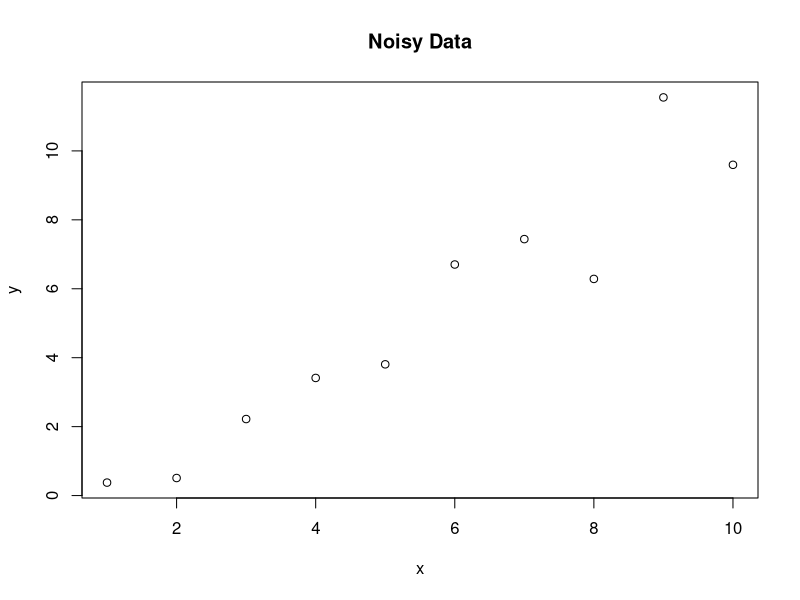
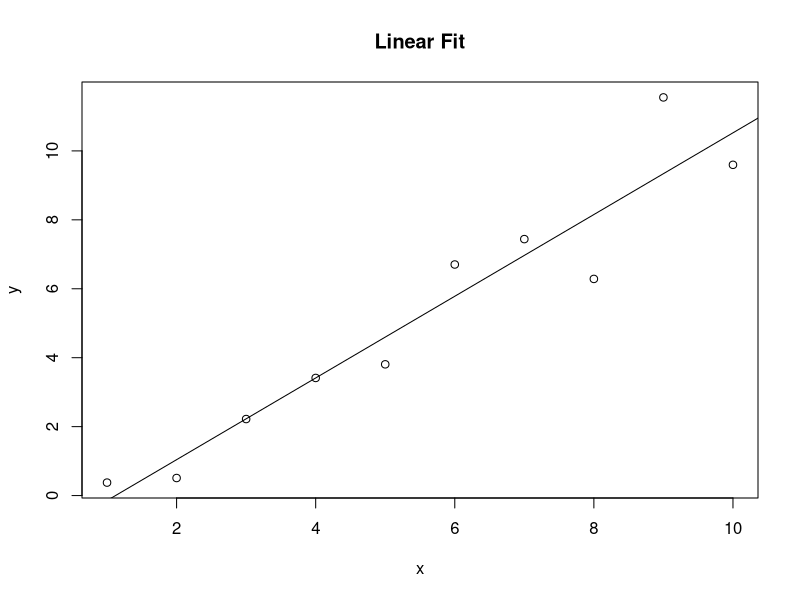
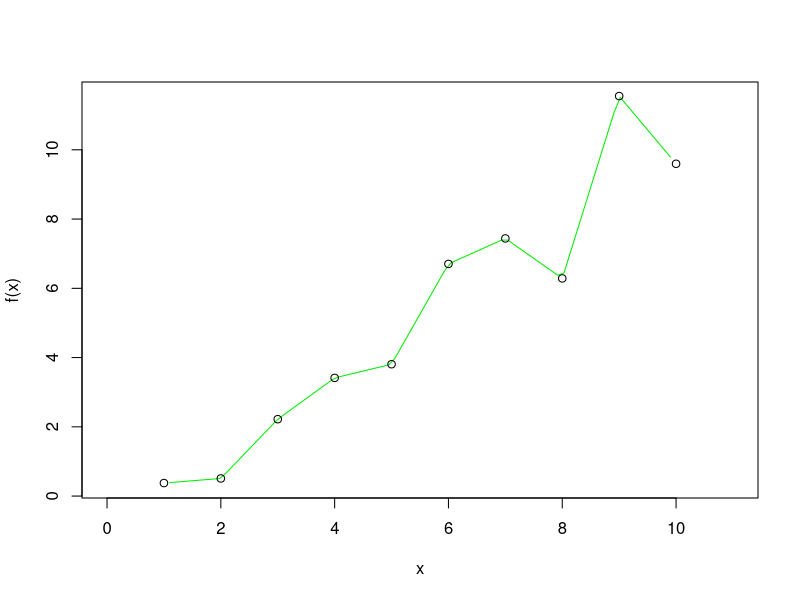
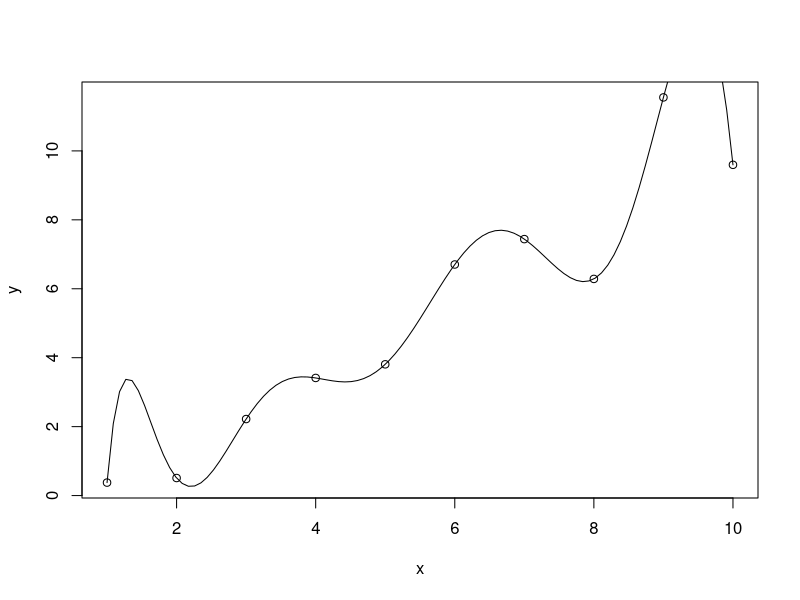
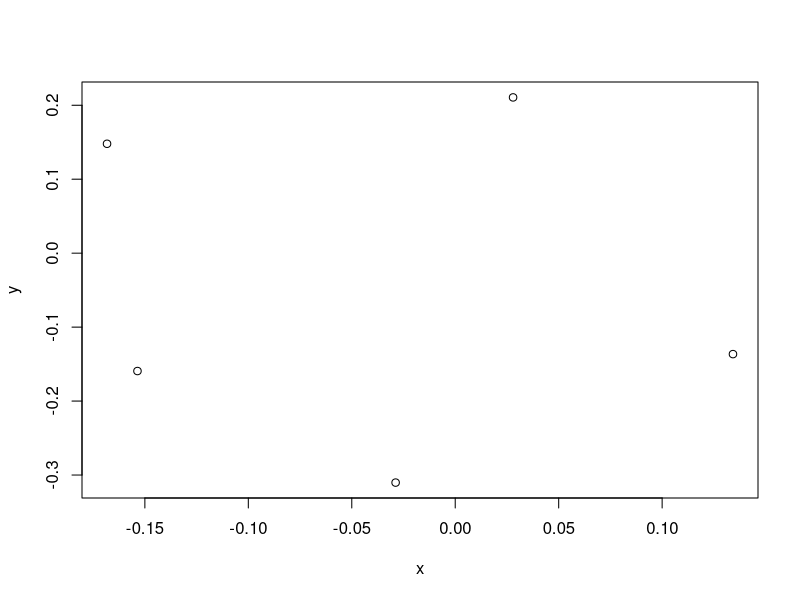
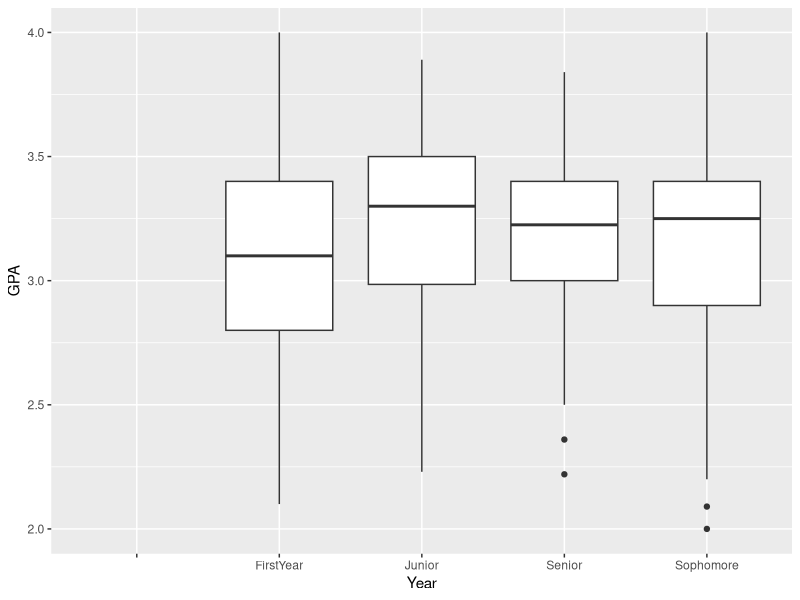
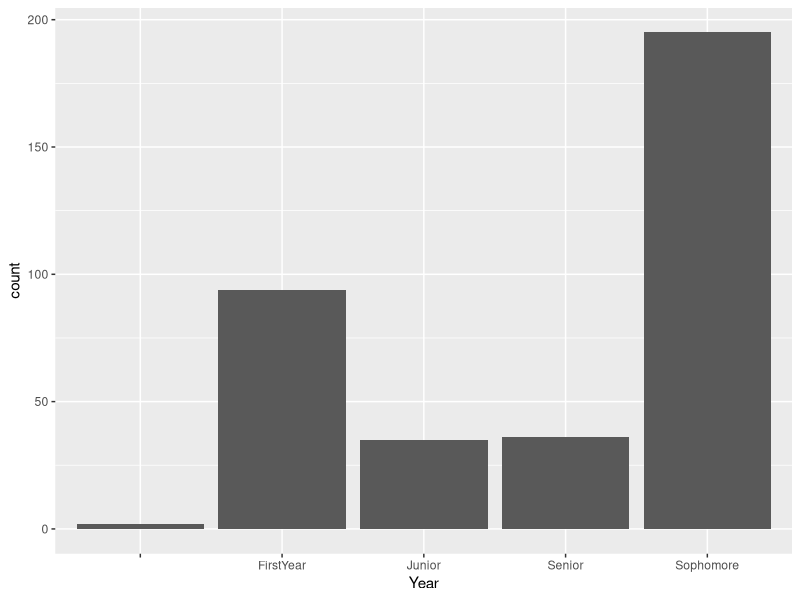
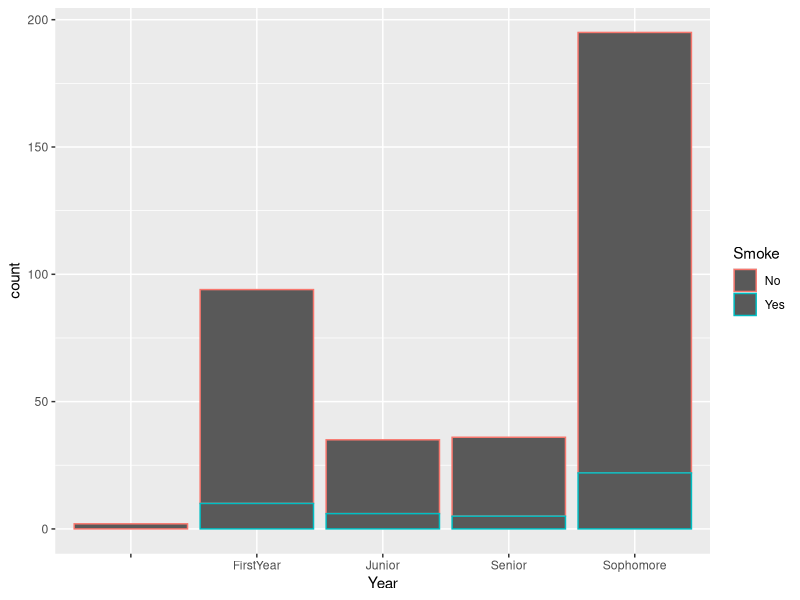

Source code (R) for these figures, in order:
## ---- chunk 1
knitr::opts_chunk$set(echo = TRUE)
library(dplyr)
library(lubridate)
library(knitr)
library(ggplot2)
## ---- chunk 2
df <- read.csv("StudentSurveys.csv")

head(df)
## ---- chunk 3
df |>
  count(Year)
## ---- chunk 4
df %>%
  mutate(Year = factor(Year,levels  = c("FirstYear","Sophomore", "Junior", "Senior")))%>%
  count(Year)
## ---- chunk 5
df %>%
  group_by(Year)%>%
  summarise(avg = mean(GPA, na.rm = TRUE), std = sd(GPA, na.rm = TRUE))
## ---- chunk 6
df |>
  filter(Year == "Junior")|>
 # mutate(HigherSAT = if_else(VerbalSAT >= MathSAT, "Verbal", "Math"))|> #if the actual wasn't there
  count(HigherSAT)

## ---- chunk 7
table(df[df$Year=="Junior","HigherSAT"])
## ---- chunk 8
x = c(1:10)
y = x + rnorm(10)

plot(x,y, main = "Noisy Data")
## ---- chunk 9
fit <- lm(y~x)

plot(x,y, main = "Linear Fit")
abline(fit)

## ---- chunk 10
f <- approxfun(x, y)
curve(f(x), 0, 11, col = "green2")
points(x, y)

## ---- chunk 11
lagrange <- function(x0, y0) {
  f <- function (x) {
    sum(y0 * sapply(seq_along(x0), \(j) {
      prod(x - x0[-j])/prod(x0[j] - x0[-j])
    }))
  }
  Vectorize(f, "x")
} #https://stackoverflow.com/questions/73994021/lagrange-interpolation-formula-in-r-programming

f <- lagrange(x,y)
plot(x,y)
curve(f, from = 1, to = 10, add = TRUE)
## ---- chunk 12
n <- 5
acc <- .1
prec <- .1

x<- rnorm(5,mean = 0, sd = acc)+rnorm(5,mean = 0, sd = prec)
y<- rnorm(5,mean = 0, sd = acc)+rnorm(5,mean = 0, sd = prec)

plot(x,y)#This doesn't work as well as I hoped...

## ---- chunk 13
x <- c(1:100)

evens <- x%%2==0

x[evens]
## ---- chunk 14
disney <- read.csv("disney.csv")



weekdays(mdy(disney$Release.date..datetime.))[1]
## ---- chunk 15
df |>
  group_by(Year) |>
  summarise("Aritmetic Mean" = mean(GPA, na.rm = TRUE), 
            "Geometric Mean" = exp(mean(log(GPA), na.rm = TRUE)),
            "Standard Deviation" = sd(GPA, na.rm = TRUE), 
            "InterQuartile Range" = IQR(GPA, na.rm = TRUE)
            )
## ---- chunk 16
df |>
  group_by(Year) |>
  summarise("Aritmetic Mean" = mean(GPA, na.rm = TRUE), 
            "Geometric Mean" = exp(mean(log(GPA), na.rm = TRUE)),
            "Standard Deviation" = sd(GPA, na.rm = TRUE), 
            "InterQuartile Range" = IQR(GPA, na.rm = TRUE)
            ) |>
  kable()

## ---- chunk 17
t.test(df[df$Year == "FirstYear","GPA"],df[df$Year == "Senior","GPA"])
## ---- chunk 18
ggplot(data = df, aes(x = Year, y = GPA)) +
  geom_boxplot()
## ---- chunk 19
ggplot(data = df, aes(x = Year))+
  geom_bar()
## ---- chunk 20
ggplot(df, aes(x = Year, color = Smoke)) +
  geom_bar()
## ---- chunk 21



ggplot(df, aes(x = Year, y = Smoke, fill = GPA)) +
  geom_tile()
## ---- chunk 22
df |> 
  group_by(Year, Smoke) |>
  summarise(AVG = mean(GPA, na.rm = TRUE)) |>
  ggplot(aes(x = Year, y = Smoke, fill = AVG)) +
  geom_tile() +
  geom_text(aes(label = round(AVG,2)))
## ---- chunk 23
ggplot(df, aes(x = GPA))+
  geom_histogram() +
  labs(title = "Winner!")
## ---- chunk 24
ggplot(df)+
  geom_qq(aes(sample = GPA)) +
  geom_qq_line(aes(sample = GPA))
## ---- chunk 25
ggplot(df, aes(x = GPA, y = Exercise))+
  geom_point()+
  geom_smooth(method = lm)
